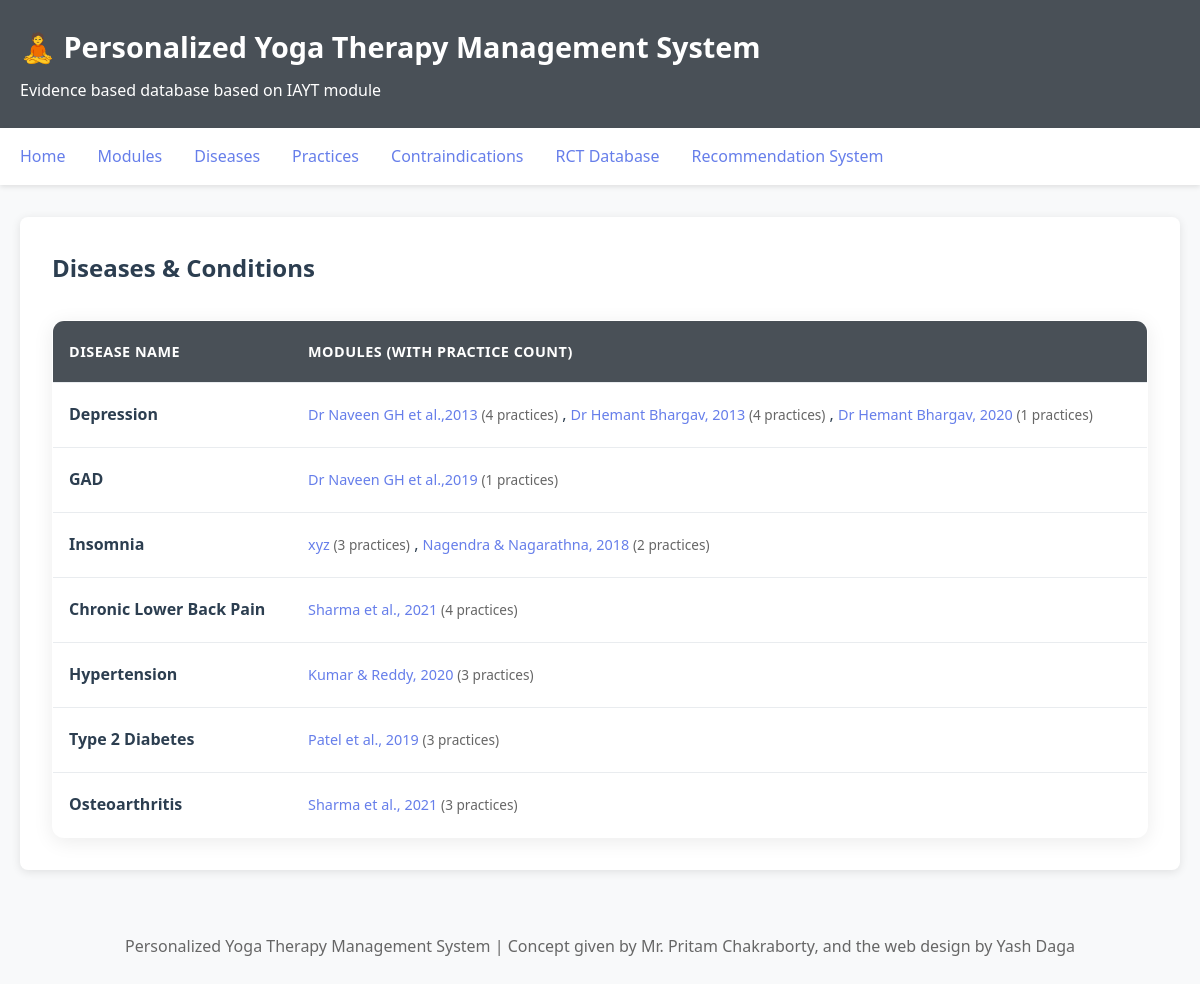
/diseases, run on the app's committed database.
### database/models.py (models this page shows, shortened)
class Disease(Base):
    __tablename__ = 'diseases'
    id = Column(Integer, primary_key=True)
    name = Column(String(200), unique=True, nullable=False)
    description = Column(Text)
    practices = relationship(
        'Practice',
        secondary=disease_practice_association,
        back_populates='diseases'
    )
    contraindications = relationship(
        'Contraindication',
        secondary=disease_contraindication_association,
        back_populates='diseases'
    )

class Module(Base):
    __tablename__ = 'modules'
    id = Column(Integer, primary_key=True)
    disease_id = Column(Integer, ForeignKey('diseases.id'), nullable=False)
    disease = relationship('Disease', backref='modules')
    developed_by = Column(String(500))  # Citation (e.g., "Naveen et al., 2013")
    paper_link = Column(String(1000))  # Link to research paper
    module_description = Column(Text)
    practices = relationship('Practice', back_populates='module', cascade='all, delete-orphan')

### web/app.py (the view)
@app.route('/diseases')
def list_diseases():
    session = get_db_session()
    try:
        diseases = session.query(Disease).all()
        for disease in diseases:
            _ = len(disease.practices)  # This loads the relationship
            _ = len(disease.modules)  # This loads the modules relationship
            for module in disease.modules:
                _ = module.developed_by
                _ = module.paper_link
        return render_template('diseases.html', diseases=diseases)
    finally:
        session.close()

### database/models.py (called while the page is built)
def get_session(db_path='sqlite:///yoga_therapy.db'):
    engine = create_engine(db_path, echo=False)
    Session = sessionmaker(bind=engine)
    return Session()

### web/app.py (called while the page is built)
def get_db_session():
    return get_session(DB_PATH)

### web/templates/diseases.html (shortened to what this page needs)
{% extends "base.html" %}
{% block content %}
<div style="display: flex; justify-content: space-between; align-items: center; margin-bottom: 2rem;">
    <h2>Diseases & Conditions</h2>
</div>
{% if diseases %}
    <table>
        <thead>
            <tr>
                <th>Disease Name</th>
                <th>Modules (with Practice Count)</th>
            </tr>
        </thead>
        <tbody>
            {% for disease in diseases %}
            <tr class="clickable-row" onclick="window.location.href='/disease/{{ disease.id }}'">
                <td><strong>{{ disease.name }}</strong></td>
                <td>
                    {% if disease.modules %}
                        {% for module in disease.modules %}
                            {% if module.paper_link %}
                                <a href="{{ module.paper_link }}" target="_blank" style="color: #667eea; text-decoration: none; font-size: 0.9rem;">
                                    {{ module.developed_by or 'N/A' }}
                                </a>
                            {% else %}
                                <span style="font-size: 0.9rem;">{{ module.developed_by or 'N/A' }}</span>
                            {% endif %}
                            <span style="color: #666; font-size: 0.85rem;">({{ module.practices|length if module.practices else 0 }} practices)</span>
                            {% if not loop.last %}, {% endif %}
                        {% endfor %}
                    {% else %}
                        <span style="color: #999; font-size: 0.9rem;">No modules</span>
                    {% endif %}
                </td>
            </tr>
            {% endfor %}
        </tbody>
    </table>
{% endif %}
{% endblock %}

### web/templates/base.html (style rules this page uses)
* { margin: 0; padding: 0; box-sizing: border-box; }
body { font-family: 'Segoe UI', Tahoma, Geneva, Verdana, sans-serif; line-height: 1.6; color: #2c3e50; background-color: #f8f9fa; }
table { width: 100%; border-collapse: collapse; margin-top: 1rem; background: white; border-radius: 12px; overflow: hidden; box-shadow: 0 4px 20px rgba(0,0,0,0.08); border: 1px solid #e9ecef; }
th, td { padding: 1.2rem 1rem; text-align: left; border-bottom: 1px solid #e9ecef; }
th { background: #495057; font-weight: 600; color: white; font-size: 0.9rem; text-transform: uppercase; letter-spacing: 0.5px; }
tr:last-child td { border-bottom: none; }

### web/templates/diseases.html (style rules this page uses)
.clickable-row { cursor: pointer; transition: background-color 0.2s ease; }

### data on the page
Disease: name "Depression"
Module: developed_by "Dr Naveen GH et al.,2013", practices|length "4"
Module: developed_by "Dr Hemant Bhargav, 2013", practices|length "4"
Module: developed_by "Dr Hemant Bhargav, 2020", practices|length "1"
Disease: name "GAD"
Module: developed_by "Dr Naveen GH et al.,2019", practices|length "1"
Disease: name "Insomnia"
Module: developed_by "xyz", practices|length "3"
Module: developed_by "Nagendra & Nagarathna, 2018", practices|length "2"
Disease: name "Chronic Lower Back Pain"
Module: developed_by "Sharma et al., 2021", practices|length "4"
Disease: name "Hypertension"
Module: developed_by "Kumar & Reddy, 2020", practices|length "3"
Disease: name "Type 2 Diabetes"
Module: developed_by "Patel et al., 2019", practices|length "3"
Disease: name "Osteoarthritis"
Module: developed_by "Sharma et al., 2021", practices|length "3"
